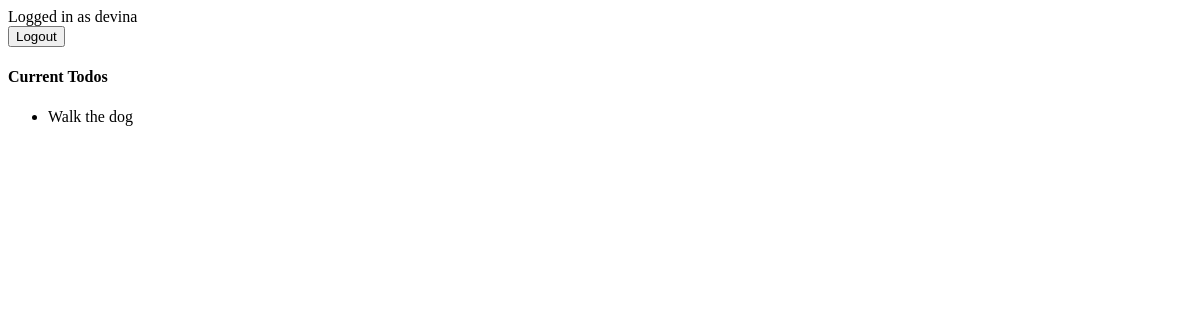
The page /current/ (signed in) on the database as committed earlier.
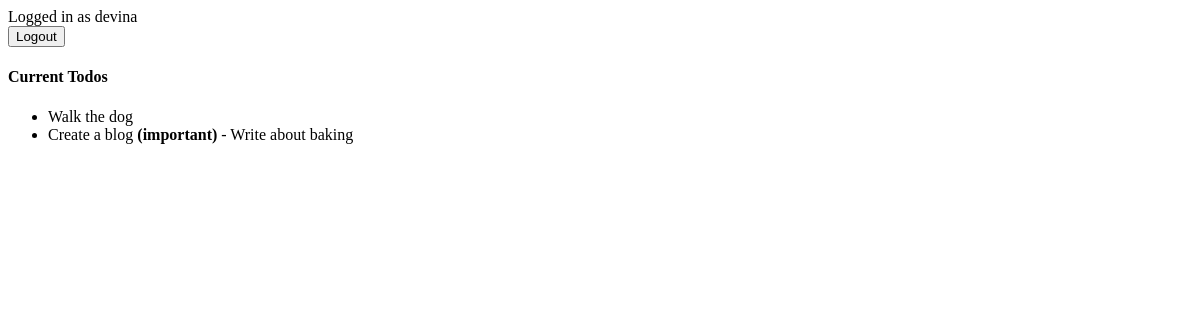
The same page on the database as committed later.
### todoapp/models.py (models this page shows, shortened)
class Todo(models.Model):
    title = models.CharField(max_length=100)
    memo = models.TextField(blank=True)
    created = models.DateTimeField(auto_now_add=True)
    datecomlpleted = models.DateTimeField(null=True, blank=True)
    important = models.BooleanField(default=False)
    user = models.ForeignKey(User, on_delete=models.CASCADE)

### todoapp/views.py (the view)
# urls.py: path('current/', views.currenttodos, name='currenttodos'),
def currenttodos(request):
    todos = Todo.objects.filter(user=request.user, datecomlpleted__isnull=True)
    return render(request, 'todoapp/currenttodos.html', {'todos': todos})

### todoapp/templates/todoapp/currenttodos.html
{% extends 'todoapp/base.html' %}
{% block content %}
    <h4>Current Todos</h4>
    <ul>
        {% for todo in todos %}
        <li>
            {{ todo.title }}
            {% if todo.important  %} <b>(important)</b> {% endif %}
            {% if todo.memo  %} - {{ todo.memo }} {% endif %}
        </li>
        {% endfor %}
    </ul>
{% endblock %}

### todoapp/templates/todoapp/base.html (shortened to what this page needs)
{% if user.is_authenticated %}
    Logged in as {{ user.username }}
    <form action="{% url 'logoutuser' %}" method="post">
    <button type="submit">Logout</button>
    </form>
{% else %}
<a href="{% url 'loginuser' %}">Login</a>
<a href="{% url 'signupuser' %}">Signup</a>
{% endif %}
{% block content %}{% endblock %}

Rows that differ between the two databases and show on the page:
added Todo: title "Create a blog", important "(important)", memo "Write about baking"
